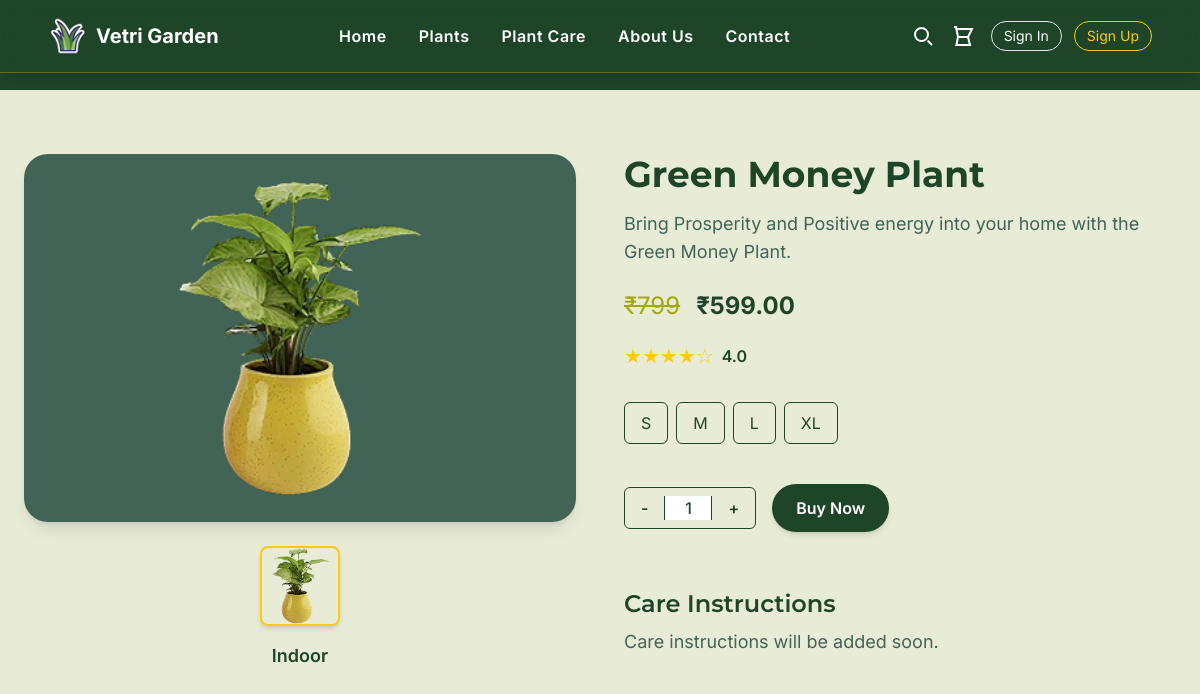
The app's page /products/plants/1/ with its own data.
### products/models.py (models this page shows, shortened)
class Product(models.Model):
    CATEGORY_CHOICES = [
         ('indoor', 'Indoor'),
         ('outdoor', 'Outdoor'),
         ('flowering', 'Flowering'),
         ('fruit', 'Fruit'),
        ('others', 'Other Plants'),
    ]
    seller = models.ForeignKey(
        settings.AUTH_USER_MODEL,
        on_delete=models.CASCADE,
        related_name="products",
        null=True, blank=True
    )
    name = models.CharField(max_length=200)
    description = models.TextField(blank=True)
    price = models.DecimalField(max_digits=10, decimal_places=2)
    category = models.CharField(max_length=50, choices=CATEGORY_CHOICES, default='others')
    image = models.ImageField(upload_to='products/', blank=True, null=True)
    stock = models.PositiveIntegerField(default=0)
    created_at = models.DateTimeField(auto_now_add=True)

### products/views.py (the view)
# urls.py: path('plants/<int:pk>/', views.product_detail, name='product_detail'),
def product_detail(request, pk):
    product = get_object_or_404(Product, pk=pk)
    sizes = ["S", "M", "L", "XL"]     # <-- Add this
    return render(request, 'products/product_detail.html', {
        'product': product,
        'sizes': sizes
    })

### products/templates/products/product_detail.html (shortened to what this page needs)
{% extends 'base.html' %}
{% load static %}
{% block content %}
<main class="bg-[#E8ECD7] min-h-screen pb-24 font-inter">
  <div class="max-w-7xl mx-auto px-4 sm:px-6 py-10 sm:py-16 grid grid-cols-1 md:grid-cols-2 gap-10 md:gap-12 items-start">
    <div class="flex flex-col items-center w-full">
      <div class="bg-[#416457] p-4 sm:p-6 rounded-3xl mb-6 shadow-lg w-full flex justify-center">
        <img src="{{ product.image.url }}"
             alt="{{ product.name }}"
             class="object-contain h-60 w-60 sm:h-80 sm:w-80 mx-auto">
      </div>
      <div class="flex gap-3 sm:gap-4 flex-wrap justify-center">
        {% if product.image %}
          <img src="{{ product.image.url }}"
               class="h-16 w-16 sm:h-20 sm:w-20 object-contain rounded-lg border-2 border-[#ffc911] cursor-pointer shadow-md">
        {% endif %}
      </div>
      <p class="mt-4 text-[#1F4529] font-semibold text-center text-lg">
        {{ product.get_category_display }}
      </p>
    </div>
    <div class="flex flex-col gap-4">
      <h1 class="text-3xl sm:text-4xl font-bold text-[#1F4529] leading-tight">
        {{ product.name }}
      </h1>
      <p class="text-[#416457] text-base sm:text-lg leading-relaxed">
        {{ product.description }}
      </p>
      <div class="flex flex-wrap items-center gap-3 sm:gap-4 text-xl sm:text-2xl mt-2">
        <span class="line-through text-[#a1a909]">
          ₹{{ product.price|add:"200" }}
        </span>
        <span class="font-bold text-[#1F4529]">
          ₹{{ product.price }}
        </span>
      </div>
      <div class="flex items-center gap-2 mt-1">
        <span class="text-[#ffc911] text-xl">★★★★☆</span>
        <span class="text-[#1F4529] font-semibold">4.0</span>
      </div>
      <div class="flex flex-wrap gap-2 mt-4">
       {% for size in sizes %}
          <button class="px-4 py-2 text-sm sm:text-base border border-[#1F4529] text-[#1F4529] rounded-md
                         hover:bg-[#1F4529] hover:text-white transition">
            {{ size }}
          </button>
        {% endfor %}
      </div>
      <div class="flex flex-wrap items-center gap-4 mt-6">
        <div class="flex items-center border border-[#1F4529] rounded-md overflow-hidden">
          <button id="decrease"
                  class="px-3 sm:px-4 py-2 text-[#1F4529] font-semibold
                         hover:bg-[#1F4529] hover:text-white transition">
            -
          </button>
          <input id="quantity"
                 type="text"
                 value="1"
                 class="w-10 sm:w-12 text-center text-[#1F4529] font-medium
                        border-x border-[#1F4529] focus:outline-none">
          <button id="increase"
                  class="px-3 sm:px-4 py-2 text-[#1F4529] font-semibold
                         hover:bg-[#1F4529] hover:text-white transition">
            +
          </button>
        </div>
        <a id="buy-now"
           href="{% url 'add_to_cart' product.id %}?quantity=1"
           class="px-5 sm:px-6 py-3 bg-[#1F4529] text-white font-semibold rounded-full
                  hover:bg-[#ffc911] hover:text-black transition shadow-md text-sm sm:text-base">
          Buy Now
        </a>
      </div>
      <div class="mt-8 sm:mt-10">
        <h2 class="text-xl sm:text-2xl font-semibold text-[#1F4529] mb-2">
          Care Instructions
        </h2>
        <p class="text-[#416457] leading-relaxed text-base sm:text-lg">
          {{ product.care_instructions|default:"Care instructions will be added soon." }}
        </p>
      </div>
    </div>
  </div>
</main>
{% endblock %}

### templates/base.html (style rules this page uses)
body { font-family: 'Inter', sans-serif; }
h1, h2, h3 { font-family: 'Montserrat', sans-serif; }

### records on screen
Product: image (picture), category "Indoor", name "Green Money Plant", description "Bring Prosperity and Positive energy into your home with the Green Money Plant.", price|add "799", price "599.00"

### other values on screen
{{ size }} "S" "M" "L" "XL"
